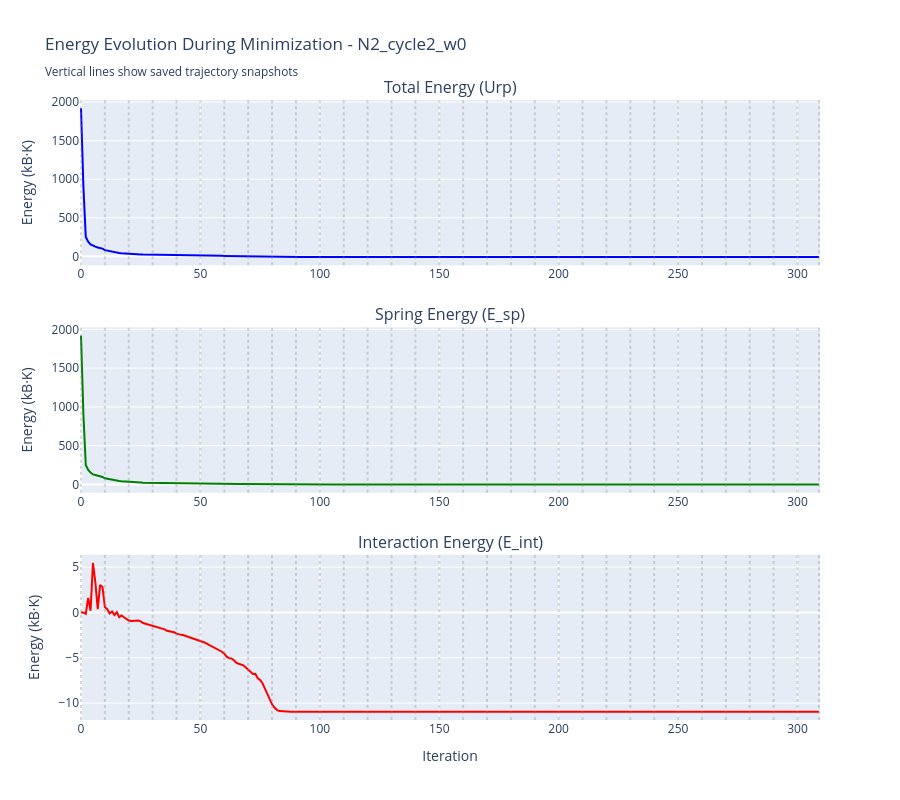

Here is the notebook cell this chart was saved with:
### Markdown cell above
## Energy Evolution Plot

### Code cell
# Plot energy evolution
fig = make_subplots(
    rows=3, cols=1,
    subplot_titles=('Total Energy (Urp)', 'Spring Energy (E_sp)', 'Interaction Energy (E_int)'),
    vertical_spacing=0.1
)

# Total energy
fig.add_trace(
    go.Scatter(x=log_data['Iteration'], y=log_data['Energy(Urp)'], 
               mode='lines', name='Urp', line=dict(color='blue')),
    row=1, col=1
)

# Spring energy
fig.add_trace(
    go.Scatter(x=log_data['Iteration'], y=log_data['E_sp'], 
               mode='lines', name='E_sp', line=dict(color='green')),
    row=2, col=1
)

# Interaction energy
fig.add_trace(
    go.Scatter(x=log_data['Iteration'], y=log_data['E_int'], 
               mode='lines', name='E_int', line=dict(color='red')),
    row=3, col=1
)

# Add vertical lines for saved configurations
for iter_num in conf_indices:
    for row in [1, 2, 3]:
        fig.add_vline(x=iter_num, line_dash="dot", line_color="gray", opacity=0.3, row=row, col=1)

fig.update_xaxes(title_text="Iteration", row=3, col=1)
fig.update_yaxes(title_text="Energy (kB·K)", row=1, col=1)
fig.update_yaxes(title_text="Energy (kB·K)", row=2, col=1)
fig.update_yaxes(title_text="Energy (kB·K)", row=3, col=1)

fig.update_layout(
    height=800, 
    showlegend=False,
    title_text=f"Energy Evolution During Minimization - {example_name}<br><sub>Vertical lines show saved trajectory snapshots</sub>"
)
fig.show()

# Print energy summary
print(f"\n📊 Energy Summary:")
print(f"Initial Urp: {log_data['Energy(Urp)'].iloc[0]:.2f} kB·K")
print(f"Final Urp: {log_data['Energy(Urp)'].iloc[-1]:.2f} kB·K")
print(f"Reduction: {log_data['Energy(Urp)'].iloc[0] - log_data['Energy(Urp)'].iloc[-1]:.2f} kB·K")
print(f"\nFinal E_sp: {log_data['E_sp'].iloc[-1]:.2f} kB·K")
print(f"Final E_int: {log_data['E_int'].iloc[-1]:.2f} kB·K")

### Figure 1 — Plotly figure (JSON) as saved in the notebook; plotly's stock layout.template omitted (floating-point values rounded to 4 significant figures; data arrays with more than 128 entries replaced by an {"elided": "..."} marker saying what was removed)
{"data": [{"line": {"color": "blue"}, "mode": "lines", "name": "Urp", "type": "scatter", "x": {"elided": "310 int values"}, "xaxis": "x", "y": {"elided": "310 float values"}, "yaxis": "y"}, {"line": {"color": "green"}, "mode": "lines", "name": "E_sp", "type": "scatter", "x": {"elided": "310 int values"}, "xaxis": "x2", "y": {"elided": "310 float values"}, "yaxis": "y2"}, {"line": {"color": "red"}, "mode": "lines", "name": "E_int", "type": "scatter", "x": {"elided": "310 int values"}, "xaxis": "x3", "y": {"elided": "310 float values"}, "yaxis": "y3"}], "layout": {"annotations": [{"font": {"size": 16}, "showarrow": false, "text": "Total Energy (Urp)", "x": 0.5, "xanchor": "center", "xref": "paper", "y": 1, "yanchor": "bottom", "yref": "paper"}, {"font": {"size": 16}, "showarrow": false, "text": "Spring Energy (E_sp)", "x": 0.5, "xanchor": "center", "xref": "paper", "y": 0.6333, "yanchor": "bottom", "yref": "paper"}, {"font": {"size": 16}, "showarrow": false, "text": "Interaction Energy (E_int)", "x": 0.5, "xanchor": "center", "xref": "paper", "y": 0.2667, "yanchor": "bottom", "yref": "paper"}], "height": 800, "shapes": [{"line": {"color": "gray", "dash": "dot"}, "opacity": 0.3, "type": "line", "x0": 0, "x1": 0, "xref": "x", "y0": 0, "y1": 1, "yref": "y domain"}, {"line": {"color": "gray", "dash": "dot"}, "opacity": 0.3, "type": "line", "x0": 0, "x1": 0, "xref": "x2", "y0": 0, "y1": 1, "yref": "y2 domain"}, {"line": {"color": "gray", "dash": "dot"}, "opacity": 0.3, "type": "line", "x0": 0, "x1": 0, "xref": "x3", "y0": 0, "y1": 1, "yref": "y3 domain"}, {"line": {"color": "gray", "dash": "dot"}, "opacity": 0.3, "type": "line", "x0": 10, "x1": 10, "xref": "x", "y0": 0, "y1": 1, "yref": "y domain"}, {"line": {"color": "gray", "dash": "dot"}, "opacity": 0.3, "type": "line", "x0": 10, "x1": 10, "xref": "x2", "y0": 0, "y1": 1, "yref": "y2 domain"}, {"line": {"color": "gray", "dash": "dot"}, "opacity": 0.3, "type": "line", "x0": 10, "x1": 10, "xref": "x3", "y0": 0, "y1": 1, "yref": "y3 domain"}, {"line": {"color": "gray", "dash": "dot"}, "opacity": 0.3, "type": "line", "x0": 20, "x1": 20, "xref": "x", "y0": 0, "y1": 1, "yref": "y domain"}, {"line": {"color": "gray", "dash": "dot"}, "opacity": 0.3, "type": "line", "x0": 20, "x1": 20, "xref": "x2", "y0": 0, "y1": 1, "yref": "y2 domain"}, {"line": {"color": "gray", "dash": "dot"}, "opacity": 0.3, "type": "line", "x0": 20, "x1": 20, "xref": "x3", "y0": 0, "y1": 1, "yref": "y3 domain"}, {"line": {"color": "gray", "dash": "dot"}, "opacity": 0.3, "type": "line", "x0": 30, "x1": 30, "xref": "x", "y0": 0, "y1": 1, "yref": "y domain"}, {"line": {"color": "gray", "dash": "dot"}, "opacity": 0.3, "type": "line", "x0": 30, "x1": 30, "xref": "x2", "y0": 0, "y1": 1, "yref": "y2 domain"}, {"line": {"color": "gray", "dash": "dot"}, "opacity": 0.3, "type": "line", "x0": 30, "x1": 30, "xref": "x3", "y0": 0, "y1": 1, "yref": "y3 domain"}, {"line": {"color": "gray", "dash": "dot"}, "opacity": 0.3, "type": "line", "x0": 40, "x1": 40, "xref": "x", "y0": 0, "y1": 1, "yref": "y domain"}, {"line": {"color": "gray", "dash": "dot"}, "opacity": 0.3, "type": "line", "x0": 40, "x1": 40, "xref": "x2", "y0": 0, "y1": 1, "yref": "y2 domain"}, {"line": {"color": "gray", "dash": "dot"}, "opacity": 0.3, "type": "line", "x0": 40, "x1": 40, "xref": "x3", "y0": 0, "y1": 1, "yref": "y3 domain"}, {"line": {"color": "gray", "dash": "dot"}, "opacity": 0.3, "type": "line", "x0": 50, "x1": 50, "xref": "x", "y0": 0, "y1": 1, "yref": "y domain"}, {"line": {"color": "gray", "dash": "dot"}, "opacity": 0.3, "type": "line", "x0": 50, "x1": 50, "xref": "x2", "y0": 0, "y1": 1, "yref": "y2 domain"}, {"line": {"color": "gray", "dash": "dot"}, "opacity": 0.3, "type": "line", "x0": 50, "x1": 50, "xref": "x3", "y0": 0, "y1": 1, "yref": "y3 domain"}, {"line": {"color": "gray", "dash": "dot"}, "opacity": 0.3, "type": "line", "x0": 60, "x1": 60, "xref": "x", "y0": 0, "y1": 1, "yref": "y domain"}, {"line": {"color": "gray", "dash": "dot"}, "opacity": 0.3, "type": "line", "x0": 60, "x1": 60, "xref": "x2", "y0": 0, "y1": 1, "yref": "y2 domain"}, {"line": {"color": "gray", "dash": "dot"}, "opacity": 0.3, "type": "line", "x0": 60, "x1": 60, "xref": "x3", "y0": 0, "y1": 1, "yref": "y3 domain"}, {"line": {"color": "gray", "dash": "dot"}, "opacity": 0.3, "type": "line", "x0": 70, "x1": 70, "xref": "x", "y0": 0, "y1": 1, "yref": "y domain"}, {"line": {"color": "gray", "dash": "dot"}, "opacity": 0.3, "type": "line", "x0": 70, "x1": 70, "xref": "x2", "y0": 0, "y1": 1, "yref": "y2 domain"}, {"line": {"color": "gray", "dash": "dot"}, "opacity": 0.3, "type": "line", "x0": 70, "x1": 70, "xref": "x3", "y0": 0, "y1": 1, "yref": "y3 domain"}, {"line": {"color": "gray", "dash": "dot"}, "opacity": 0.3, "type": "line", "x0": 80, "x1": 80, "xref": "x", "y0": 0, "y1": 1, "yref": "y domain"}, {"line": {"color": "gray", "dash": "dot"}, "opacity": 0.3, "type": "line", "x0": 80, "x1": 80, "xref": "x2", "y0": 0, "y1": 1, "yref": "y2 domain"}, {"line": {"color": "gray", "dash": "dot"}, "opacity": 0.3, "type": "line", "x0": 80, "x1": 80, "xref": "x3", "y0": 0, "y1": 1, "yref": "y3 domain"}, {"line": {"color": "gray", "dash": "dot"}, "opacity": 0.3, "type": "line", "x0": 90, "x1": 90, "xref": "x", "y0": 0, "y1": 1, "yref": "y domain"}, {"line": {"color": "gray", "dash": "dot"}, "opacity": 0.3, "type": "line", "x0": 90, "x1": 90, "xref": "x2", "y0": 0, "y1": 1, "yref": "y2 domain"}, {"line": {"color": "gray", "dash": "dot"}, "opacity": 0.3, "type": "line", "x0": 90, "x1": 90, "xref": "x3", "y0": 0, "y1": 1, "yref": "y3 domain"}, {"line": {"color": "gray", "dash": "dot"}, "opacity": 0.3, "type": "line", "x0": 100, "x1": 100, "xref": "x", "y0": 0, "y1": 1, "yref": "y domain"}, {"line": {"color": "gray", "dash": "dot"}, "opacity": 0.3, "type": "line", "x0": 100, "x1": 100, "xref": "x2", "y0": 0, "y1": 1, "yref": "y2 domain"}, {"line": {"color": "gray", "dash": "dot"}, "opacity": 0.3, "type": "line", "x0": 100, "x1": 100, "xref": "x3", "y0": 0, "y1": 1, "yref": "y3 domain"}, {"line": {"color": "gray", "dash": "dot"}, "opacity": 0.3, "type": "line", "x0": 110, "x1": 110, "xref": "x", "y0": 0, "y1": 1, "yref": "y domain"}, {"line": {"color": "gray", "dash": "dot"}, "opacity": 0.3, "type": "line", "x0": 110, "x1": 110, "xref": "x2", "y0": 0, "y1": 1, "yref": "y2 domain"}, {"line": {"color": "gray", "dash": "dot"}, "opacity": 0.3, "type": "line", "x0": 110, "x1": 110, "xref": "x3", "y0": 0, "y1": 1, "yref": "y3 domain"}, {"line": {"color": "gray", "dash": "dot"}, "opacity": 0.3, "type": "line", "x0": 120, "x1": 120, "xref": "x", "y0": 0, "y1": 1, "yref": "y domain"}, {"line": {"color": "gray", "dash": "dot"}, "opacity": 0.3, "type": "line", "x0": 120, "x1": 120, "xref": "x2", "y0": 0, "y1": 1, "yref": "y2 domain"}, {"line": {"color": "gray", "dash": "dot"}, "opacity": 0.3, "type": "line", "x0": 120, "x1": 120, "xref": "x3", "y0": 0, "y1": 1, "yref": "y3 domain"}, {"line": {"color": "gray", "dash": "dot"}, "opacity": 0.3, "type": "line", "x0": 130, "x1": 130, "xref": "x", "y0": 0, "y1": 1, "yref": "y domain"}, {"line": {"color": "gray", "dash": "dot"}, "opacity": 0.3, "type": "line", "x0": 130, "x1": 130, "xref": "x2", "y0": 0, "y1": 1, "yref": "y2 domain"}, {"line": {"color": "gray", "dash": "dot"}, "opacity": 0.3, "type": "line", "x0": 130, "x1": 130, "xref": "x3", "y0": 0, "y1": 1, "yref": "y3 domain"}, {"line": {"color": "gray", "dash": "dot"}, "opacity": 0.3, "type": "line", "x0": 140, "x1": 140, "xref": "x", "y0": 0, "y1": 1, "yref": "y domain"}, {"line": {"color": "gray", "dash": "dot"}, "opacity": 0.3, "type": "line", "x0": 140, "x1": 140, "xref": "x2", "y0": 0, "y1": 1, "yref": "y2 domain"}, {"line": {"color": "gray", "dash": "dot"}, "opacity": 0.3, "type": "line", "x0": 140, "x1": 140, "xref": "x3", "y0": 0, "y1": 1, "yref": "y3 domain"}, {"line": {"color": "gray", "dash": "dot"}, "opacity": 0.3, "type": "line", "x0": 150, "x1": 150, "xref": "x", "y0": 0, "y1": 1, "yref": "y domain"}, {"line": {"color": "gray", "dash": "dot"}, "opacity": 0.3, "type": "line", "x0": 150, "x1": 150, "xref": "x2", "y0": 0, "y1": 1, "yref": "y2 domain"}, {"line": {"color": "gray", "dash": "dot"}, "opacity": 0.3, "type": "line", "x0": 150, "x1": 150, "xref": "x3", "y0": 0, "y1": 1, "yref": "y3 domain"}, {"line": {"color": "gray", "dash": "dot"}, "opacity": 0.3, "type": "line", "x0": 160, "x1": 160, "xref": "x", "y0": 0, "y1": 1, "yref": "y domain"}, {"line": {"color": "gray", "dash": "dot"}, "opacity": 0.3, "type": "line", "x0": 160, "x1": 160, "xref": "x2", "y0": 0, "y1": 1, "yref": "y2 domain"}, {"line": {"color": "gray", "dash": "dot"}, "opacity": 0.3, "type": "line", "x0": 160, "x1": 160, "xref": "x3", "y0": 0, "y1": 1, "yref": "y3 domain"}, {"line": {"color": "gray", "dash": "dot"}, "opacity": 0.3, "type": "line", "x0": 170, "x1": 170, "xref": "x", "y0": 0, "y1": 1, "yref": "y domain"}, {"line": {"color": "gray", "dash": "dot"}, "opacity": 0.3, "type": "line", "x0": 170, "x1": 170, "xref": "x2", "y0": 0, "y1": 1, "yref": "y2 domain"}, {"line": {"color": "gray", "dash": "dot"}, "opacity": 0.3, "type": "line", "x0": 170, "x1": 170, "xref": "x3", "y0": 0, "y1": 1, "yref": "y3 domain"}, {"line": {"color": "gray", "dash": "dot"}, "opacity": 0.3, "type": "line", "x0": 180, "x1": 180, "xref": "x", "y0": 0, "y1": 1, "yref": "y domain"}, {"line": {"color": "gray", "dash": "dot"}, "opacity": 0.3, "type": "line", "x0": 180, "x1": 180, "xref": "x2", "y0": 0, "y1": 1, "yref": "y2 domain"}, {"line": {"color": "gray", "dash": "dot"}, "opacity": 0.3, "type": "line", "x0": 180, "x1": 180, "xref": "x3", "y0": 0, "y1": 1, "yref": "y3 domain"}, {"line": {"color": "gray", "dash": "dot"}, "opacity": 0.3, "type": "line", "x0": 190, "x1": 190, "xref": "x", "y0": 0, "y1": 1, "yref": "y domain"}, {"line": {"color": "gray", "dash": "dot"}, "opacity": 0.3, "type": "line", "x0": 190, "x1": 190, "xref": "x2", "y0": 0, "y1": 1, "yref": "y2 domain"}, {"line": {"color": "gray", "dash": "dot"}, "opacity": 0.3, "type": "line", "x0": 190, "x1": 190, "xref": "x3", "y0": 0, "y1": 1, "yref": "y3 domain"}, {"line": {"color": "gray", "dash": "dot"}, "opacity": 0.3, "type": "line", "x0": 200, "x1": 200, "xref": "x", "y0": 0, "y1": 1, "yref": "y domain"}, {"line": {"color": "gray", "dash": "dot"}, "opacity": 0.3, "type": "line", "x0": 200, "x1": 200, "xref": "x2", "y0": 0, "y1": 1, "yref": "y2 domain"}, {"line": {"color": "gray", "dash": "dot"}, "opacity": 0.3, "type": "line", "x0": 200, "x1": 200, "xref": "x3", "y0": 0, "y1": 1, "yref": "y3 domain"}, {"line": {"color": "gray", "dash": "dot"}, "opacity": 0.3, "type": "line", "x0": 210, "x1": 210, "xref": "x", "y0": 0, "y1": 1, "yref": "y domain"}, {"line": {"color": "gray", "dash": "dot"}, "opacity": 0.3, "type": "line", "x0": 210, "x1": 210, "xref": "x2", "y0": 0, "y1": 1, "yref": "y2 domain"}, {"line": {"color": "gray", "dash": "dot"}, "opacity": 0.3, "type": "line", "x0": 210, "x1": 210, "xref": "x3", "y0": 0, "y1": 1, "yref": "y3 domain"}, {"line": {"color": "gray", "dash": "dot"}, "opacity": 0.3, "type": "line", "x0": 220, "x1": 220, "xref": "x", "y0": 0, "y1": 1, "yref": "y domain"}, {"line": {"color": "gray", "dash": "dot"}, "opacity": 0.3, "type": "line", "x0": 220, "x1": 220, "xref": "x2", "y0": 0, "y1": 1, "yref": "y2 domain"}, {"line": {"color": "gray", "dash": "dot"}, "opacity": 0.3, "type": "line", "x0": 220, "x1": 220, "xref": "x3", "y0": 0, "y1": 1, "yref": "y3 domain"}, {"line": {"color": "gray", "dash": "dot"}, "opacity": 0.3, "type": "line", "x0": 230, "x1": 230, "xref": "x", "y0": 0, "y1": 1, "yref": "y domain"}, {"line": {"color": "gray", "dash": "dot"}, "opacity": 0.3, "type": "line", "x0": 230, "x1": 230, "xref": "x2", "y0": 0, "y1": 1, "yref": "y2 domain"}, {"line": {"color": "gray", "dash": "dot"}, "opacity": 0.3, "type": "line", "x0": 230, "x1": 230, "xref": "x3", "y0": 0, "y1": 1, "yref": "y3 domain"}, {"line": {"color": "gray", "dash": "dot"}, "opacity": 0.3, "type": "line", "x0": 240, "x1": 240, "xref": "x", "y0": 0, "y1": 1, "yref": "y domain"}, {"line": {"color": "gray", "dash": "dot"}, "opacity": 0.3, "type": "line", "x0": 240, "x1": 240, "xref": "x2", "y0": 0, "y1": 1, "yref": "y2 domain"}, {"line": {"color": "gray", "dash": "dot"}, "opacity": 0.3, "type": "line", "x0": 240, "x1": 240, "xref": "x3", "y0": 0, "y1": 1, "yref": "y3 domain"}, {"line": {"color": "gray", "dash": "dot"}, "opacity": 0.3, "type": "line", "x0": 250, "x1": 250, "xref": "x", "y0": 0, "y1": 1, "yref": "y domain"}, {"line": {"color": "gray", "dash": "dot"}, "opacity": 0.3, "type": "line", "x0": 250, "x1": 250, "xref": "x2", "y0": 0, "y1": 1, "yref": "y2 domain"}, {"line": {"color": "gray", "dash": "dot"}, "opacity": 0.3, "type": "line", "x0": 250, "x1": 250, "xref": "x3", "y0": 0, "y1": 1, "yref": "y3 domain"}, {"line": {"color": "gray", "dash": "dot"}, "opacity": 0.3, "type": "line", "x0": 260, "x1": 260, "xref": "x", "y0": 0, "y1": 1, "yref": "y domain"}, {"line": {"color": "gray", "dash": "dot"}, "opacity": 0.3, "type": "line", "x0": 260, "x1": 260, "xref": "x2", "y0": 0, "y1": 1, "yref": "y2 domain"}, {"line": {"color": "gray", "dash": "dot"}, "opacity": 0.3, "type": "line", "x0": 260, "x1": 260, "xref": "x3", "y0": 0, "y1": 1, "yref": "y3 domain"}, {"line": {"color": "gray", "dash": "dot"}, "opacity": 0.3, "type": "line", "x0": 270, "x1": 270, "xref": "x", "y0": 0, "y1": 1, "yref": "y domain"}, {"line": {"color": "gray", "dash": "dot"}, "opacity": 0.3, "type": "line", "x0": 270, "x1": 270, "xref": "x2", "y0": 0, "y1": 1, "yref": "y2 domain"}, {"line": {"color": "gray", "dash": "dot"}, "opacity": 0.3, "type": "line", "x0": 270, "x1": 270, "xref": "x3", "y0": 0, "y1": 1, "yref": "y3 domain"}, {"line": {"color": "gray", "dash": "dot"}, "opacity": 0.3, "type": "line", "x0": 280, "x1": 280, "xref": "x", "y0": 0, "y1": 1, "yref": "y domain"}, {"line": {"color": "gray", "dash": "dot"}, "opacity": 0.3, "type": "line", "x0": 280, "x1": 280, "xref": "x2", "y0": 0, "y1": 1, "yref": "y2 domain"}, {"line": {"color": "gray", "dash": "dot"}, "opacity": 0.3, "type": "line", "x0": 280, "x1": 280, "xref": "x3", "y0": 0, "y1": 1, "yref": "y3 domain"}, {"line": {"color": "gray", "dash": "dot"}, "opacity": 0.3, "type": "line", "x0": 290, "x1": 290, "xref": "x", "y0": 0, "y1": 1, "yref": "y domain"}, {"line": {"color": "gray", "dash": "dot"}, "opacity": 0.3, "type": "line", "x0": 290, "x1": 290, "xref": "x2", "y0": 0, "y1": 1, "yref": "y2 domain"}, {"line": {"color": "gray", "dash": "dot"}, "opacity": 0.3, "type": "line", "x0": 290, "x1": 290, "xref": "x3", "y0": 0, "y1": 1, "yref": "y3 domain"}, {"line": {"color": "gray", "dash": "dot"}, "opacity": 0.3, "type": "line", "x0": 300, "x1": 300, "xref": "x", "y0": 0, "y1": 1, "yref": "y domain"}, {"line": {"color": "gray", "dash": "dot"}, "opacity": 0.3, "type": "line", "x0": 300, "x1": 300, "xref": "x2", "y0": 0, "y1": 1, "yref": "y2 domain"}, {"line": {"color": "gray", "dash": "dot"}, "opacity": 0.3, "type": "line", "x0": 300, "x1": 300, "xref": "x3", "y0": 0, "y1": 1, "yref": "y3 domain"}, {"line": {"color": "gray", "dash": "dot"}, "opacity": 0.3, "type": "line", "x0": 309, "x1": 309, "xref": "x", "y0": 0, "y1": 1, "yref": "y domain"}, {"line": {"color": "gray", "dash": "dot"}, "opacity": 0.3, "type": "line", "x0": 309, "x1": 309, "xref": "x2", "y0": 0, "y1": 1, "yref": "y2 domain"}, {"line": {"color": "gray", "dash": "dot"}, "opacity": 0.3, "type": "line", "x0": 309, "x1": 309, "xref": "x3", "y0": 0, "y1": 1, "yref": "y3 domain"}], "showlegend": false, "title": {"text": "Energy Evolution During Minimization - N2_cycle2_w0<br><sub>Vertical lines show saved trajectory snapshots</sub>"}, "xaxis": {"anchor": "y", "domain": [0, 1]}, "xaxis2": {"anchor": "y2", "domain": [0, 1]}, "xaxis3": {"anchor": "y3", "domain": [0, 1], "title": {"text": "Iteration"}}, "yaxis": {"anchor": "x", "domain": [0.7333, 1], "title": {"text": "Energy (kB·K)"}}, "yaxis2": {"anchor": "x2", "domain": [0.3667, 0.6333], "title": {"text": "Energy (kB·K)"}}, "yaxis3": {"anchor": "x3", "domain": [0, 0.2667], "title": {"text": "Energy (kB·K)"}}}}
